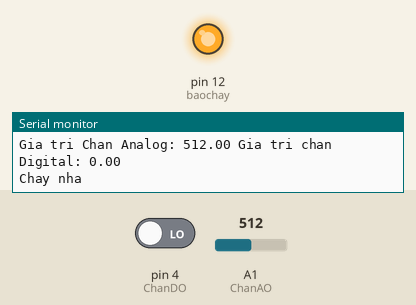
This sketch was run on a simulated Arduino Uno, built with avr-gcc and run on an emulated ATmega328P. On the bench: output pins drawn as LEDs (lit = HIGH), the last lines printed to the serial monitor. The test bench sets the inputs (shaded band); at power-on: A1 (ChanAO) = 512, pin 4 (ChanDO) LOW.

Above: at 1.8 s.
1.9 s: A1 (ChanAO) set to 890
3.4 s: A1 (ChanAO) set to 915
At 4.9 s:
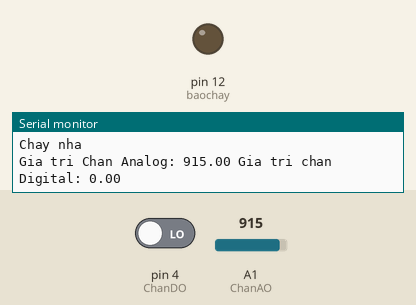
5.5 s: A1 (ChanAO) set to 716
At 6.5 s:
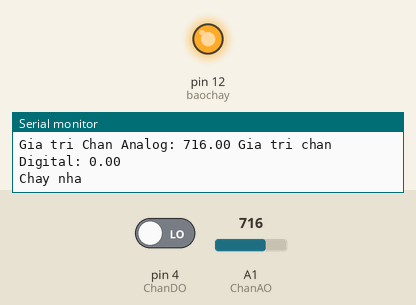
7.5 s: A1 (ChanAO) set to 900
At 9.4 s:
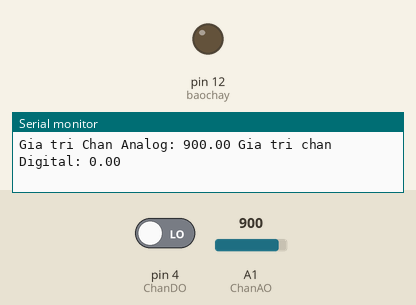
Timing chart, 0 to 10.5 s (numbered marks = the images above; inputs shaded):
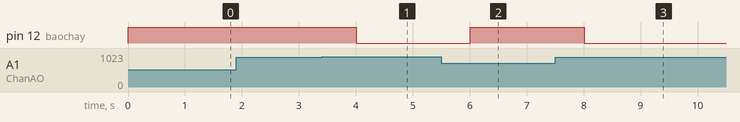

The sketch:

Cambienbaochay.ino
```cpp
//CHƯƠNG TRÌNH CHO CẢM BIẾN BÁO CHÁY
//Cách nối dây: chân G nối GND, chân V+ nối nguồn 5V
//Chân AO (Analog Output-tín hiệu ra Analog) nối chân A1
//Chân DO (Digital Output - tín hiệu ra on/off) nối chân 4
#define ChanAO 1//Chân A1 là chân để đọc tính hiệu Analog AO
#define ChanDO 4//Chân 4 (bên digital) là chân để đọc tín hiệu Digital DO
#define baochay 12//Chân để điều khiển đèn led báo cháy
float giatriAO;//Biến chứa giá trị Analog AO
float giatriDO;//Biến chứa giá trị Digital DO
void setup(){
  Serial.begin(9600);//Giao tiếp với máy tính
  pinMode(ChanDO, INPUT);//Định nghĩa chanDO (chân 4) là chân đọc tính hiệu vào
  pinMode(baochay,OUTPUT);//Định nghĩa chân báo cháy (chân 12) là chân xuất tín hiệu ra cho đèn led
}
void loop(){
  giatriAO=analogRead(ChanAO);//Đọc giá trị Analog từ ChanAO
  giatriDO=digitalRead(ChanDO);//Đọc giá trị digital từ ChanDO
  Serial.print("Gia tri Chan Analog: ");//In giá trị Analog ra màn hình
  Serial.print(giatriAO);
  Serial.print(" Gia tri chan Digital: ");//In giá trị digital ra màn hình
  Serial.println(giatriDO);
  if (giatriAO<900) //Điều kiện để phát tín hiệu cháy (do ngƣời dùng tự đặt)
  {
    Serial.println("Chay nha");//Báo cháy
    digitalWrite(baochay,HIGH);//Bật đèn sáng
  }
  else//Ngược lại
  {
    digitalWrite(baochay,LOW);//Tắt đèn
  }
  delay(1000);//Cập nhật giá trị sau 1s
}
```

Measured:
- the behaviour switches between 899 and 900 on A1 (ChanAO) (found by bisection; images 0 and 1)
- after the input at 3.4 s, pin 12 (baochay): HIGH → LOW after 0.61 s
- after the input at 5.5 s, pin 12 (baochay): LOW → HIGH after 0.51 s
- after the input at 7.5 s, pin 12 (baochay): HIGH → LOW after 0.51 s
